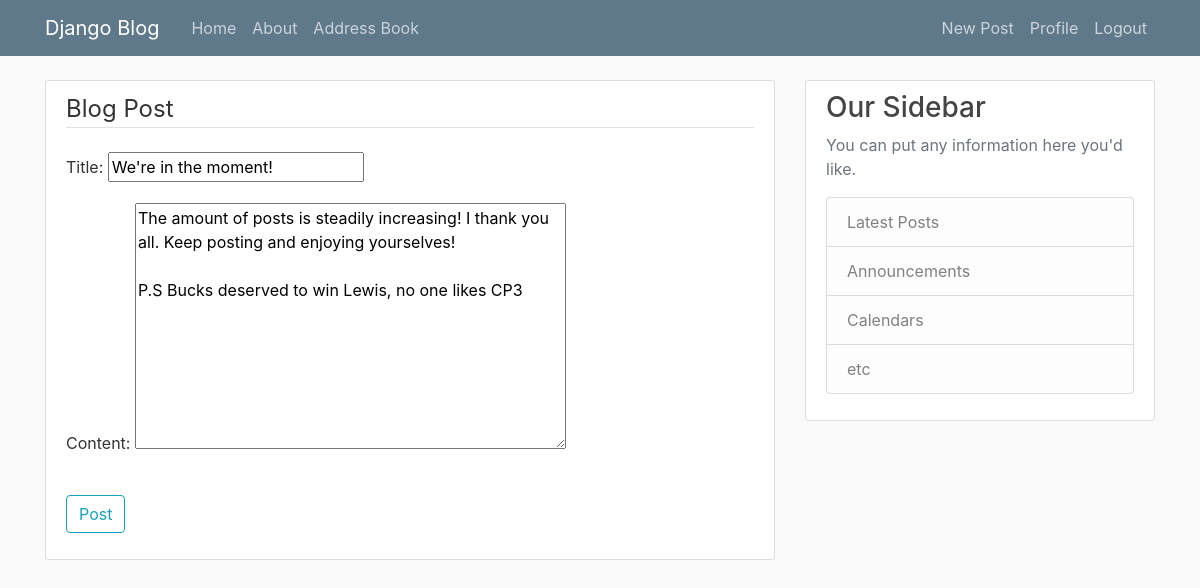
/post/18/update (signed in), run on the app's committed database.
### blog/models.py (models this page shows, shortened)
class Post(models.Model):
    title = models.CharField(max_length=100)
    content = models.TextField()
    date_posted = models.DateTimeField(default=timezone.now)
    author = models.ForeignKey(User, on_delete=models.CASCADE)

### blog/views.py (the view, shortened to what this page needs)
# urls.py: path('post/<int:pk>/update', PostUpdateView.as_view(), name='post-update'),
class PostUpdateView(LoginRequiredMixin, UserPassesTestMixin, UpdateView):
    model = Post
    fields = ['title', 'content']
    def test_func(self):
        post = self.get_object()
        if self.request.user == post.author:
            return True
        return False

### blog/templates/blog/post_form.html (shortened to what this page needs)
{% extends "blog/base.html" %}
{% block content %}
    <div class="content-section">
        <form method="POST">
            <fieldset class="form-group">
                <legend class="border-bottom mb-4">Blog Post</legend>
                {{ form.as_p}}
            </fieldset>
            <div class="form-group">
                <button class="btn btn-outline-info" type="submit">Post</button>
            </div>
        </form>
    </div>
{% endblock content %}

### blog/static/blog/main.css (style rules this page uses)
body { background: #fafafa; color: #333333; margin-top: 5rem; }
.content-section { background: #ffffff; padding: 10px 20px; border: 1px solid #dddddd; border-radius: 3px; margin-bottom: 20px; }

### data on the page
Post: title "We're in the moment!", content "The amount of posts is steadily increasing! I thank you all. Keep posting and enjoying yourselves! P.S Bucks deserved to win Lewis, no one likes CP3"
